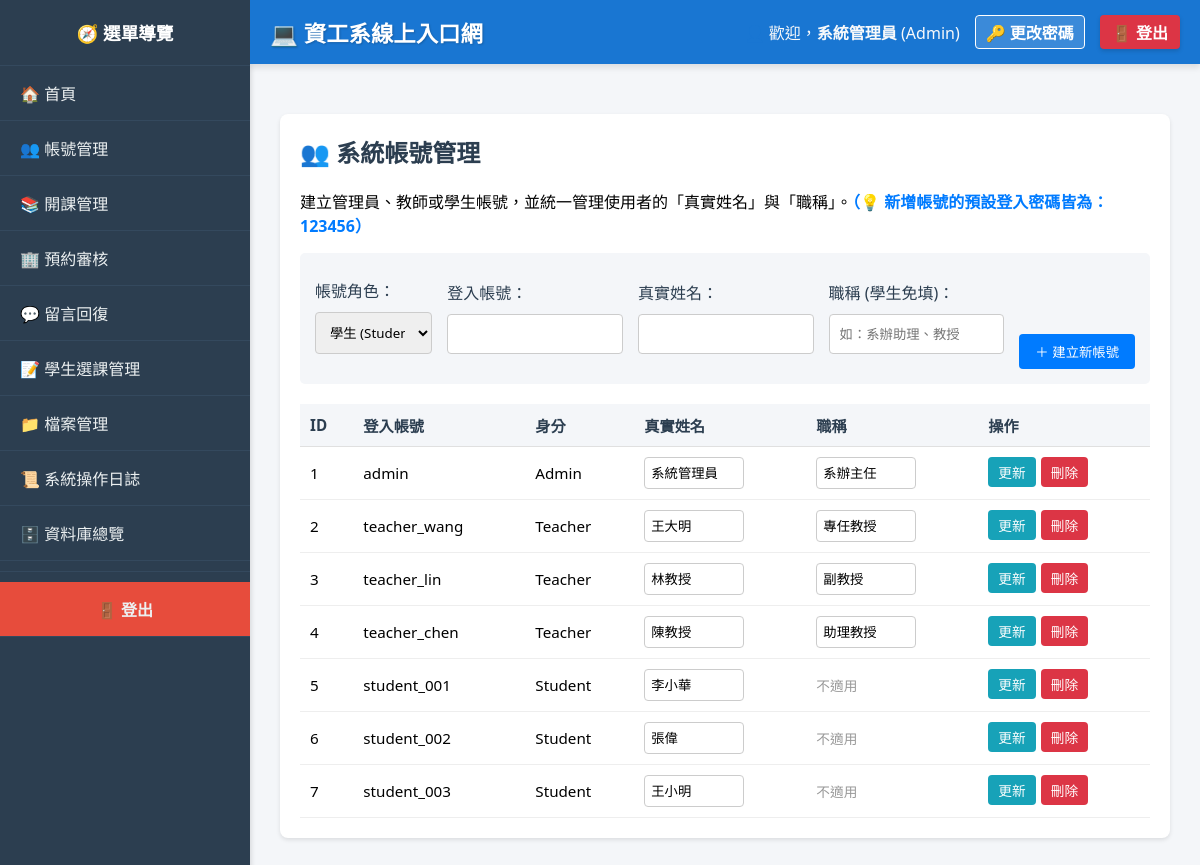
The page /index.php?page=manage_accounts (signed in) on the database its author committed.
### tables this page shows
CREATE TABLE Users (
    id INT AUTO_INCREMENT PRIMARY KEY,
    username VARCHAR(50) NOT NULL UNIQUE,
    password_hash VARCHAR(255) NOT NULL,
    role ENUM('Admin', 'Teacher', 'Student') NOT NULL,
    created_at TIMESTAMP DEFAULT CURRENT_TIMESTAMP
);

### modules/admin/manage_accounts.php (the view, shortened to what this page needs)
<div class="card">
    <h2>👥 系統帳號管理</h2>
    <p>建立管理員、教師或學生帳號，並統一管理使用者的「真實姓名」與「職稱」。<strong style="color:#007bff;">（💡 新增帳號的預設登入密碼皆為：123456）</strong></p>
    <?php
    if(!isset($_SESSION['role']) || $_SESSION['role'] != 'Admin') {
        echo "<p style='color:red;'>只有管理員可以使用此功能。</p>";
    } else {
        echo "<form method='POST' style='background:#f4f6f9; padding: 15px; border-radius: 5px; margin-bottom: 20px;'>";
        echo "<div style='display:grid; grid-template-columns: 1fr 1.5fr 1.5fr 1.5fr auto; gap:15px; align-items:flex-end;'>";
        echo "<div><label>帳號角色：</label><select name='role'><option value='Student'>學生 (Student)</option><option value='Teacher'>教師 (Teacher)</option><option value='Admin'>管理員 (Admin)</option></select></div>";
        echo "<div><label>登入帳號：</label><input type='text' name='username' required></div>";
        echo "<div><label>真實姓名：</label><input type='text' name='name' required></div>";
        echo "<div><label>職稱 (學生免填)：</label><input type='text' name='title' placeholder='如：系辦助理、教授'></div>";
        echo "<div><button type='submit' name='add_account' class='btn' style='width:100%;'>＋ 建立新帳號</button></div>";
        echo "</div>";
        echo "</form>";
        $users = $conn->query("
            SELECT u.id, u.username, u.role,
                   COALESCE(t.name, s.name, a.name) AS real_name,
                   COALESCE(t.title, a.title) AS job_title
            FROM Users u
            LEFT JOIN Teachers t ON u.id = t.user_id
            LEFT JOIN Students s ON u.id = s.user_id
            LEFT JOIN Admins a ON u.id = a.user_id
            ORDER BY u.role, u.id
        ");
        if (!$users) {
            echo "<div style='background:#f8d7da; color:#dc3545; padding:20px; border-radius:5px; border:1px solid #f5c6cb;'>";
            echo "<h4 style='margin-top:0;'>⚠️ 資料庫讀取異常</h4>";
            echo "<p>系統無法載入帳號清單，可能是表格結構尚未更新。錯誤訊息如下：<br>";
            echo "<strong>" . htmlspecialchars($conn->error) . "</strong></p>";
            echo "</div>";
        } else {
            echo "<table style='width:100%; border-collapse: collapse; font-size:0.95em;'>";
            echo "<tr style='background:#f4f6f9;'><th style='padding:10px;'>ID</th><th style='padding:10px;'>登入帳號</th><th style='padding:10px;'>身分</th><th style='padding:10px;'>真實姓名</th><th style='padding:10px;'>職稱</th><th style='padding:10px;'>操作</th></tr>";
            while($u = $users->fetch_assoc()) {
                echo "<tr style='border-bottom:1px solid #eee;'>";
                echo "<form method='POST' style='margin:0;'>";
                echo "<td style='padding:10px;'>" . $u['id'] . "</td>";
                echo "<td style='padding:10px;'>" . htmlspecialchars($u['username']) . "</td>";
                echo "<td style='padding:10px;'>" . $u['role'] . "</td>";
                echo "<td style='padding:10px;'><input type='text' name='new_name' value='" . htmlspecialchars($u['real_name'] ?? '') . "' style='width:100px; padding:6px; margin:0;' required></td>";
                if ($u['role'] == 'Student') {
                    echo "<td style='padding:10px;'><span style='color:#999; font-size:0.9em;'>不適用</span></td>";
                } else {
                    echo "<td style='padding:10px;'><input type='text' name='new_title' value='" . htmlspecialchars($u['job_title'] ?? '') . "' style='width:100px; padding:6px; margin:0;'></td>";
                }
                echo "<td style='padding:10px; display:flex; gap:5px;'>";
                echo "<button type='submit' name='update_account' class='btn' style='background:#17a2b8; padding:5px 10px; font-size:0.9em;'>更新</button>";
                echo "<button type='submit' name='delete_account' class='btn' style='background:#dc3545; padding:5px 10px; font-size:0.9em;' onclick='return confirm(\"確定刪除此帳號？\");'>刪除</button>";
                echo "</td>";
                echo "</form>";
                echo "</tr>";
            }
            echo "</table>";
        }
    }
    ?>
</div>

### includes/header.php
<?php
$display_name = isset($_SESSION['username']) ? $_SESSION['username'] : '使用者';
if (isset($_SESSION['user_id']) && isset($_SESSION['role'])) {
    $uid = intval($_SESSION['user_id']);
    $role = $_SESSION['role'];
    if ($role == 'Admin') {
        $q = $conn->query("SELECT name FROM Admins WHERE user_id = $uid");
        if ($q && $r = $q->fetch_assoc()) $display_name = $r['name'];
    } elseif ($role == 'Teacher') {
        $q = $conn->query("SELECT name FROM Teachers WHERE user_id = $uid");
        if ($q && $r = $q->fetch_assoc()) $display_name = $r['name'];
    } elseif ($role == 'Student') {
        $q = $conn->query("SELECT name FROM Students WHERE user_id = $uid");
        if ($q && $r = $q->fetch_assoc()) $display_name = $r['name'];
    }
}
?>
<div style="background: #1976d2; color: #fff; padding: 15px 20px; display: flex; justify-content: space-between; align-items: center; border-radius: 0; margin-bottom: 20px; box-shadow: 0 4px 6px rgba(0,0,0,0.1);">
    <h2 style="margin: 0; font-size: 1.4em; text-shadow: 1px 1px 2px rgba(0,0,0,0.2);">💻 資工系線上入口網</h2>
    <div style="display: flex; align-items: center; gap: 15px;">
        <?php if (isset($_SESSION['user_id'])): ?>
            <span style="color: #f8f9fa;">👤 歡迎，<strong><?php echo htmlspecialchars($display_name); ?></strong> (<?php echo $_SESSION['role']; ?>)</span>
            <a href="index.php?page=change_password" style="color: #fff; text-decoration: none; font-weight: bold; border: 1px solid #fff; padding: 4px 10px; border-radius: 4px; background: rgba(255, 255, 255, 0.15); transition: 0.2s;" onmouseover="this.style.background='rgba(255,255,255,0.3)'" onmouseout="this.style.background='rgba(255,255,255,0.15)'">🔑 更改密碼</a>
            <a href="logout.php" style="background: #dc3545; color: white; text-decoration: none; padding: 5px 12px; border-radius: 4px; font-weight: bold; box-shadow: 0 2px 4px rgba(0,0,0,0.15);">🚪 登出</a>
        <?php else: ?>
            <a href="index.php?page=login" style="background: #007bff; color: white; text-decoration: none; padding: 5px 15px; border-radius: 4px; font-weight: bold;">系統登入</a>
        <?php endif; ?>
    </div>
</div>

### assets/css/style.css (style rules this page uses)
.card { background: #fff; border-radius: 8px; padding: 20px; box-shadow: 0 2px 4px rgba(0,0,0,0.1); margin-bottom: 20px; }
.card h2 { margin-top: 0; color: #2c3e50; }
button, .btn { padding: 8px 16px; background: #007bff; color: white; border: none; border-radius: 4px; cursor: pointer; text-decoration: none; display: inline-block; transition: all 0.3s ease; font-weight: 500; }
input[type="text"], input[type="password"], input[type="email"], input[type="file"], input[type="datetime-local"], select, textarea { padding: 10px; width: 100%; box-sizing: border-box; margin: 5px 0 15px; border: 1px solid #ccc; border-radius: 4px; font-family: inherit; }
table { border-collapse: collapse; width: 100%; }
table tr { border-bottom: 1px solid #e0e0e0; }
table th, table td { padding: 12px 10px; text-align: left; }
table th { background-color: #f4f6f9; font-weight: 600; color: #2c3e50; }
label { font-weight: 500; color: #2c3e50; display: block; margin: 10px 0 5px 0; }

### rows shown on the page
users: id "1", username "admin", role "Admin", new_name "系統管理員", new_title "系辦主任"
users: id "2", username "teacher_wang", role "Teacher", new_name "王大明", new_title "專任教授"
users: id "3", username "teacher_lin", role "Teacher", new_name "林教授", new_title "副教授"
users: id "4", username "teacher_chen", role "Teacher", new_name "陳教授", new_title "助理教授"
users: id "5", username "student_001", role "Student", new_name "李小華", shows "不適用"
users: id "6", username "student_002", role "Student", new_name "張偉", shows "不適用"
users: id "7", username "student_003", role "Student", new_name "王小明", shows "不適用"

### other values the page prints
$display_name "系統管理員"
$_SESSION['role'] "Admin"
